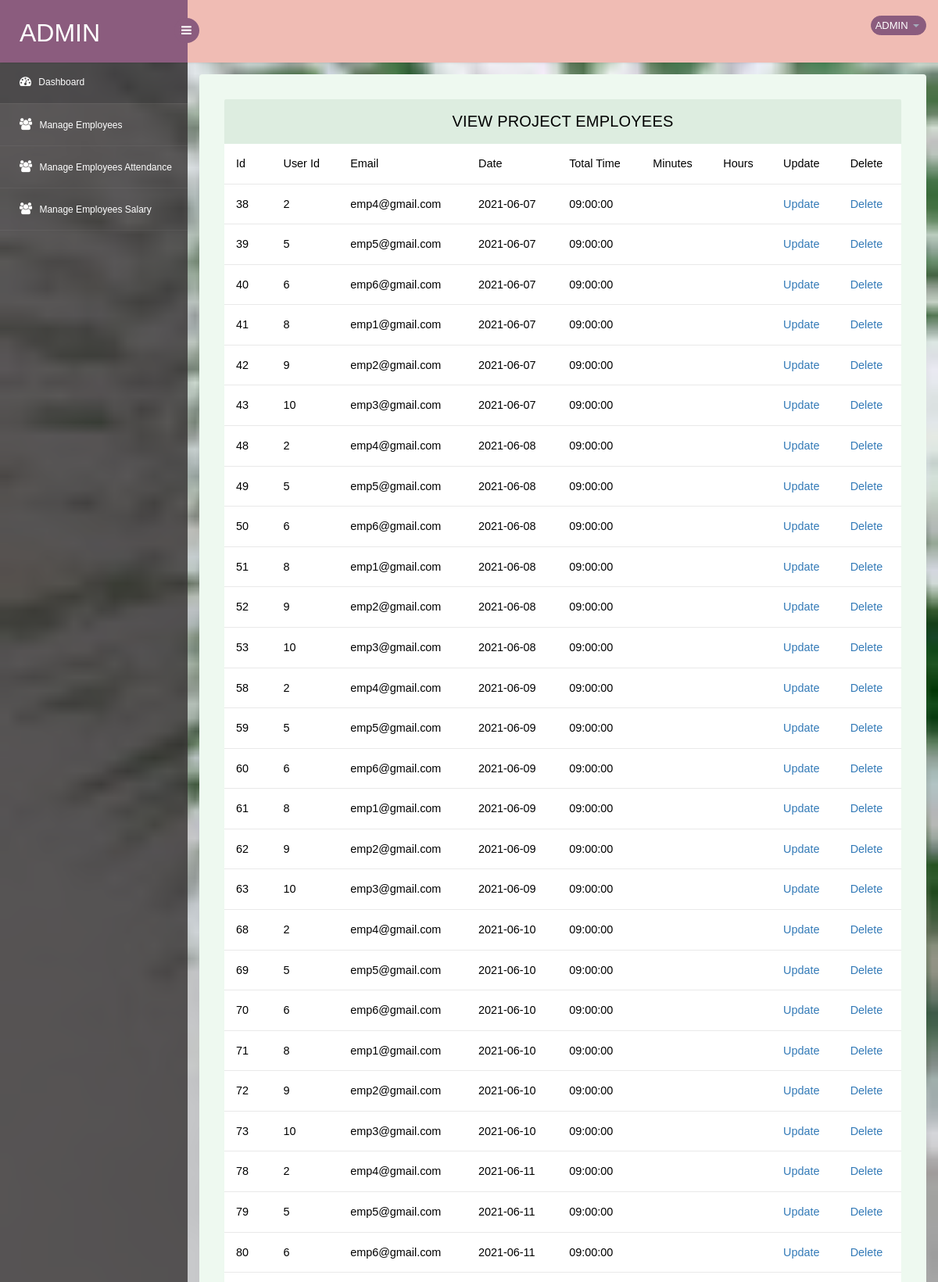
The page /admin/viewemployee.php (upper part) on the database its author committed.
### tables this page shows
CREATE TABLE `attendance` (
  `id` int(11) NOT NULL,
  `u_id` int(11) NOT NULL,
  `usertype` varchar(10) NOT NULL,
  `email` varchar(30) NOT NULL,
  `date` date NOT NULL,
  `t_time` time NOT NULL,
  `isactive` int(11) NOT NULL DEFAULT 1
);

### admin/viewemployee.php (the view, shortened to what this page needs)
<!DOCTYPE html>
<head>
<link rel="stylesheet" href="css/bootstrap.min.css" >
<link href="css/style.css" rel='stylesheet' type='text/css' />
<link href="css/style-responsive.css" rel="stylesheet"/>
<link rel="stylesheet" href="css/font.css" type="text/css"/>
<link href="css/font-awesome.css" rel="stylesheet">
<link rel="stylesheet" href="css/morris.css" type="text/css"/>
<link rel="stylesheet" href="css/monthly.css">
</head>
<body>
<section id="container">
<header class="header fixed-top clearfix">
<div class="brand">
    <a href="login.php" class="logo">
        ADMIN
    </a>
    <div class="sidebar-toggle-box">
        <div class="fa fa-bars"></div>
    </div>
</div>
<div class="top-nav clearfix">
    <ul class="nav pull-right top-menu">
        <li class="dropdown">
            <a data-toggle="dropdown" class="dropdown-toggle" href="#">
                <span class="username">ADMIN</span>
                <b class="caret"></b>
            </a>
        </li>
    </ul>
</div>
</header>
<aside>
    <div id="sidebar" class="nav-collapse">
        <div class="leftside-navigation">
            <ul class="sidebar-menu" id="nav-accordion">
                <li>
                    <a class="active" href="dashboard.php">
                        <i class="fa fa-dashboard"></i>
                        <span>Dashboard</span>
                    </a>
                </li>
                <li class="sub-menu">
                    <a href="javascript:;">
                        <i class="fa fa-group"></i>
                        <span>Manage Employees</span>
                    </a>
                </li>
                <li class="sub-menu">
                    <a href="javascript:;">
                        <i class="fa fa-group"></i>
                        <span>Manage Employees Attendance</span>
                    </a>
                </li>
                <li class="sub-menu">
                    <a href="javascript:;">
                        <i class="fa fa-group"></i>
                        <span>Manage Employees Salary</span>
                    </a>
                </li>
            </ul>
        </div>
        </div>
</aside>
<section id="main-content">
	<section class="wrapper">
		<div class="table-agile-info">
 <div class="panel panel-default">
    <div class="panel-heading">
     View Project Employees
    </div>
    <div>
      <table class="table">
        <thead>
            <?php
require 'dbconnect.php';
$qry = "SELECT * FROM attendance WHERE isactive='1' AND usertype='Employee'";
$rs = mysqli_query($conn,$qry);
?>
    <tr>
        <td>Id</td>
        <td>User Id</td>
        <td>Email</td>
        <td>Date</td>
        <td>Total Time</td>
        <td>Minutes</td>
        <td>Hours</td>
        <td>Update</td>
        <td>Delete</td>
    </tr>
    <?php
        if(mysqli_num_rows($rs)>0)
        {
            while($row=mysqli_fetch_assoc($rs))
            {
                ?>
        <tr>
            <td><?php echo $row['id'];?></td>
            <td><?php echo $row['u_id'];?></td>
            <td><?php echo $row['email'];?></td>
            <td><?php echo $row['date'];?></td>
            <td><?php echo $row['t_time'];?></td>
            <td><?php echo $row['minutes'];?></td>
            <td><?php echo $row['hours'];?></td>
            <td><a href="updateemployee.php?id=<?php echo $row['id']?>">Update</a></td>
            <td><a href="deleteemployee.php?id=<?php echo $row['id']?>">Delete</a></td>
        </tr>
<?php
    }
}
    ?>
    </table>
</body>
</html>
</body>
</html>

### rows shown on the page
attendance: id "38", u "2", email "emp4@gmail.com", date "2021-06-07", t_time "09:00:00"
attendance: id "39", u "5", email "emp5@gmail.com", date "2021-06-07", t_time "09:00:00"
attendance: id "40", u "6", email "emp6@gmail.com", date "2021-06-07", t_time "09:00:00"
attendance: id "41", u "8", email "emp1@gmail.com", date "2021-06-07", t_time "09:00:00"
attendance: id "42", u "9", email "emp2@gmail.com", date "2021-06-07", t_time "09:00:00"
attendance: id "43", u "10", email "emp3@gmail.com", date "2021-06-07", t_time "09:00:00"
attendance: id "48", u "2", email "emp4@gmail.com", date "2021-06-08", t_time "09:00:00"
attendance: id "49", u "5", email "emp5@gmail.com", date "2021-06-08", t_time "09:00:00"
attendance: id "50", u "6", email "emp6@gmail.com", date "2021-06-08", t_time "09:00:00"
attendance: id "51", u "8", email "emp1@gmail.com", date "2021-06-08", t_time "09:00:00"
attendance: id "52", u "9", email "emp2@gmail.com", date "2021-06-08", t_time "09:00:00"
attendance: id "53", u "10", email "emp3@gmail.com", date "2021-06-08", t_time "09:00:00"
attendance: id "58", u "2", email "emp4@gmail.com", date "2021-06-09", t_time "09:00:00"
attendance: id "59", u "5", email "emp5@gmail.com", date "2021-06-09", t_time "09:00:00"
attendance: id "60", u "6", email "emp6@gmail.com", date "2021-06-09", t_time "09:00:00"
attendance: id "61", u "8", email "emp1@gmail.com", date "2021-06-09", t_time "09:00:00"
attendance: id "62", u "9", email "emp2@gmail.com", date "2021-06-09", t_time "09:00:00"
attendance: id "63", u "10", email "emp3@gmail.com", date "2021-06-09", t_time "09:00:00"
attendance: id "68", u "2", email "emp4@gmail.com", date "2021-06-10", t_time "09:00:00"
attendance: id "69", u "5", email "emp5@gmail.com", date "2021-06-10", t_time "09:00:00"
attendance: id "70", u "6", email "emp6@gmail.com", date "2021-06-10", t_time "09:00:00"
attendance: id "71", u "8", email "emp1@gmail.com", date "2021-06-10", t_time "09:00:00"
attendance: id "72", u "9", email "emp2@gmail.com", date "2021-06-10", t_time "09:00:00"
attendance: id "73", u "10", email "emp3@gmail.com", date "2021-06-10", t_time "09:00:00"
attendance: id "78", u "2", email "emp4@gmail.com", date "2021-06-11", t_time "09:00:00"
attendance: id "79", u "5", email "emp5@gmail.com", date "2021-06-11", t_time "09:00:00"
attendance: id "80", u "6", email "emp6@gmail.com", date "2021-06-11", t_time "09:00:00"
